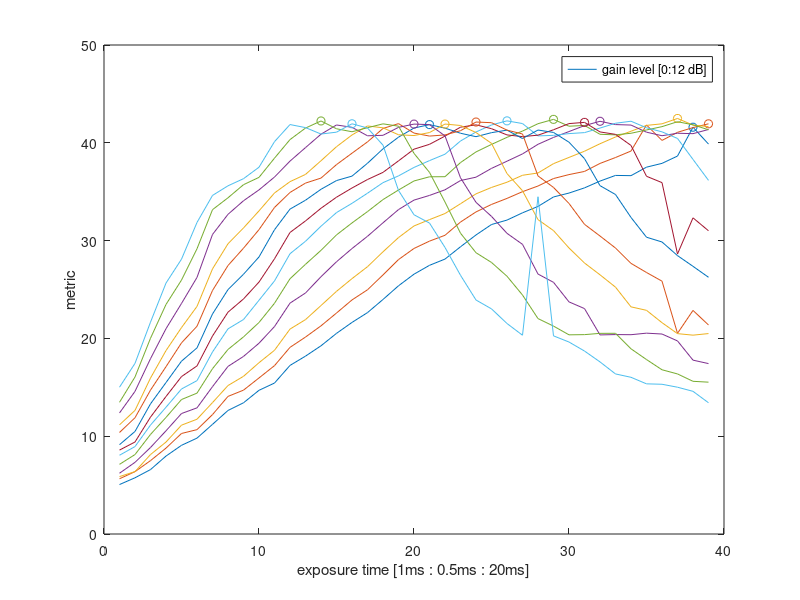

This figure's MATLAB source:
clear all
close all
% mxn = 13 x 39
data = xlsread('redata_d1.csv')

for i = 1:length(data(:,1))
%     figure(i)
h(i)= plot(data(i,:))
hold on
[maxval maxloc] = max(data(i,:))
scatter(maxloc, maxval)
xlabel('exposure time [1ms : 0.5ms : 20ms]' )
ylabel('metric')
legend('gain level [0:12 dB]')
end